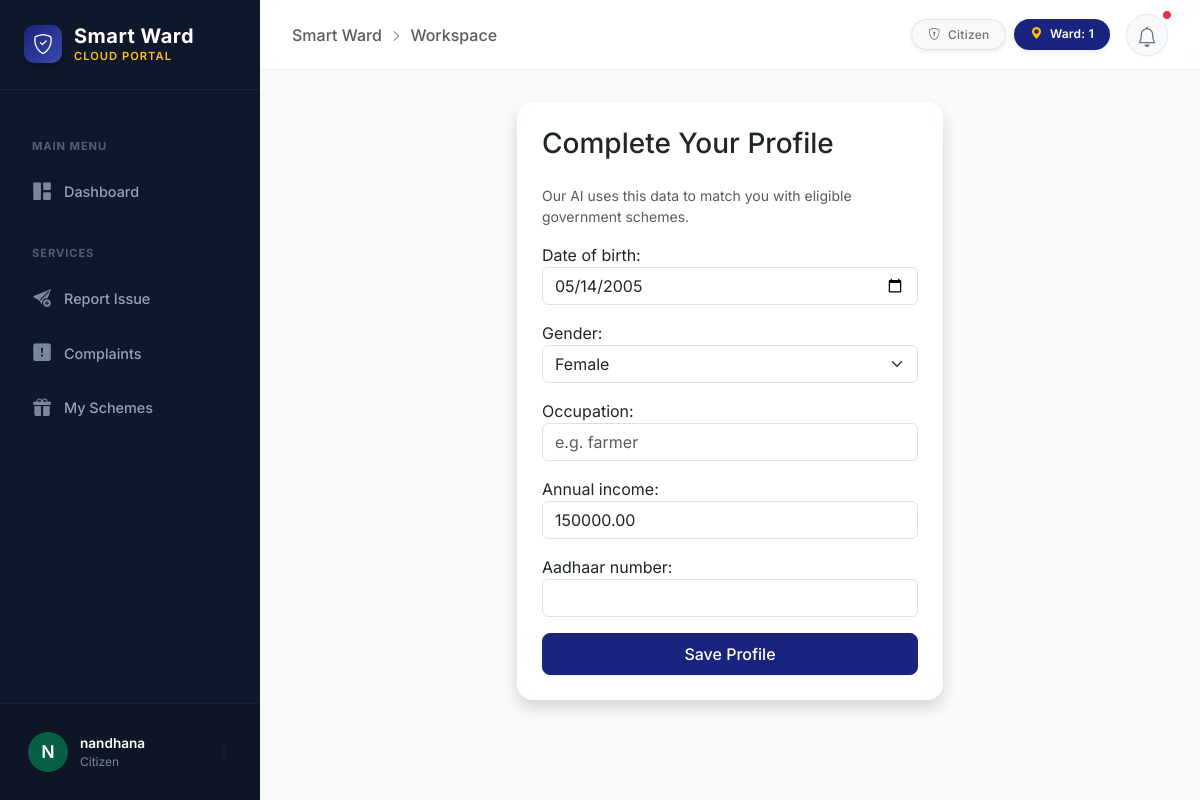
Screenshot of /accounts/update-profile/ (signed in) with the database file from the repository.
### accounts/models.py (models this page shows, shortened)
class User(AbstractUser):
    ROLE_CHOICES = (
        ('citizen', 'Citizen'),
        ('ward_member', 'Ward Member'),
        ('field_worker', 'Field Worker'),
        ('panchayath_admin', 'Panchayath Admin'),
    )
    role = models.CharField(max_length=20, choices=ROLE_CHOICES, default='citizen')
    phone_number = models.CharField(max_length=15, unique=True, null=True, blank=True)
    ward = models.ForeignKey(Ward, on_delete=models.SET_NULL, null=True, blank=True)
    address = models.TextField(blank=True, null=True)
    latitude = models.DecimalField(max_digits=9, decimal_places=6, null=True, blank=True)
    longitude = models.DecimalField(max_digits=9, decimal_places=6, null=True, blank=True)

class Ward(models.Model):
    ward_number = models.PositiveIntegerField(unique=True)
    ward_name = models.CharField(max_length=100)
    description = models.TextField(blank=True, null=True)

class CitizenProfile(models.Model):
    GENDER_CHOICES = (('M', 'Male'), ('F', 'Female'), ('O', 'Other'))
    user = models.OneToOneField(User, on_delete=models.CASCADE, related_name='profile')
    date_of_birth = models.DateField(null=True, blank=True)
    gender = models.CharField(max_length=1, choices=GENDER_CHOICES, null=True, blank=True)
    occupation = models.CharField(max_length=100, null=True, blank=True)
    annual_income = models.DecimalField(max_digits=10, decimal_places=2, null=True, blank=True)
    aadhaar_number = models.CharField(max_length=12, unique=True, null=True, blank=True)

### accounts/views.py (the view)
# urls.py: path('update-profile/', views.update_profile, name='update_profile'),
@login_required
def update_profile(request):
    profile, _ = CitizenProfile.objects.get_or_create(user=request.user)
    if request.method == 'POST':
        form = CitizenProfileForm(request.POST, instance=profile)
        if form.is_valid():
            form.save()
            return redirect('dashboard')
    else:
        form = CitizenProfileForm(instance=profile)
    return render(request, 'accounts/update_profile.html', {'form': form})

### accounts/forms.py
class CitizenProfileForm(forms.ModelForm):
    class Meta:
        model = CitizenProfile
        fields = ['date_of_birth', 'gender', 'occupation', 'annual_income', 'aadhaar_number']
        widgets = {
            'date_of_birth': forms.DateInput(attrs={'type': 'date', 'class': 'form-control'}),
            'gender': forms.Select(attrs={'class': 'form-select'}),
            'occupation': forms.TextInput(attrs={'class': 'form-control', 'placeholder': 'e.g. farmer'}),
            'annual_income': forms.NumberInput(attrs={'class': 'form-control', 'placeholder': 'Annual income in ₹'}),
            'aadhaar_number': forms.TextInput(attrs={'class': 'form-control', 'maxlength': '12'}),
        }

### templates/accounts/update_profile.html (shortened to what this page needs)
        {% extends 'base.html' %}
{% block content %}
<div class="row justify-content-center">
    <div class="col-md-6">
        <div class="card shadow p-4">
            <h3 class="mb-4">Complete Your Profile</h3>
            <p class="text-muted small">Our AI uses this data to match you with eligible government schemes.</p>
            <form method="post">
                {{ form.as_p }}
                <button type="submit" class="btn btn-primary w-100">Save Profile</button>
            </form>
        </div>
    </div>
</div>
{% endblock %}

### templates/base.html (shortened to what this page needs)
<!DOCTYPE html>
<html lang="en">
<head>
    <link href="https://cdn.jsdelivr.net/npm/bootstrap@5.3.2/dist/css/bootstrap.min.css" rel="stylesheet">
    <link rel="stylesheet" href="https://cdn.jsdelivr.net/npm/bootstrap-icons@1.11.1/font/bootstrap-icons.css">
</head>
<body>
    <aside class="sidebar-wrapper" id="sidebar">
        <a href="{% url 'dashboard' %}" class="sidebar-brand">
            <div class="sidebar-brand-icon">
                <i class="bi bi-shield-check"></i>
            </div>
            <div>
                <h5 class="mb-0 fw-bold" style="letter-spacing: 0.5px;">Smart Ward</h5>
                <div
                    style="font-size: 0.7rem; color: var(--brand-accent); font-weight: 600; letter-spacing: 1px; text-transform: uppercase;">
                    Cloud Portal</div>
            </div>
        </a>
        <div class="sidebar-nav">
            <div class="nav-category">Main Menu</div>
            <a href="{% url 'dashboard' %}"
                class="nav-item-link {% if request.resolver_match.url_name == 'dashboard' %}active{% endif %}">
                <i class="bi bi-grid-1x2-fill"></i>
                <span>Dashboard</span>
            </a>
            <div class="nav-category">Services</div>
            {% if user.role == 'citizen' %}
            <a href="{% url 'report_complaint' %}"
                class="nav-item-link {% if request.resolver_match.url_name == 'report_complaint' %}active{% endif %}">
                <i class="bi bi-send-plus-fill"></i>
                <span>Report Issue</span>
            </a>
            {% endif %}
            <a href="{% url 'complaint_list' %}"
                class="nav-item-link {% if 'complaint' in request.path and request.resolver_match.url_name != 'report_complaint' %}active{% endif %}">
                <i class="bi bi-exclamation-square-fill"></i>
                <span>Complaints</span>
            </a>
            {% if user.role == 'citizen' %}
            <a href="{% url 'match_schemes' %}"
                class="nav-item-link {% if 'scheme' in request.path %}active{% endif %}">
                <i class="bi bi-gift-fill"></i>
                <span>My Schemes</span>
            </a>
            {% endif %}
        </div>
        <div class="sidebar-user">
            <div class="dropdown">
                <a href="#" class="user-profile-box" data-bs-toggle="dropdown" aria-expanded="false">
                    <div class="user-avatar">
                        {{ user.username|make_list|first|upper }}
                    </div>
                    <div class="user-info">
                        <p class="user-name">{{ user.username }}</p>
                        <p class="user-role">{{ user.get_role_display }}</p>
                    </div>
                    <i class="bi bi-three-dots-vertical ms-auto text-muted"></i>
                </a>
            </div>
        </div>
    </aside>
    <main class="main-wrapper">
        <nav class="top-navbar">
            <div class="d-flex align-items-center gap-3">
                <div class="d-none d-sm-block text-muted fw-medium fs-6 breadcrumb-like">
                    Smart Ward <i class="bi bi-chevron-right mx-1" style="font-size: 0.75rem;"></i> Workspace
                </div>
            </div>
            <div class="d-flex align-items-center gap-3">
                <div class="d-none d-md-flex gap-2">
                    <span class="badge text-bg-light border px-3 py-2 text-secondary fw-medium shadow-sm">
                        <i class="bi bi-shield-lock me-1"></i> {{ user.get_role_display }}
                    </span>
                    {% if user.ward %}
                    <span class="badge text-bg-primary px-3 py-2 shadow-sm rounded-pill"
                        style="background-color: var(--brand-primary) !important;">
                        <i class="bi bi-geo-alt-fill me-1 text-warning"></i> Ward: {{ user.ward.ward_number }}
                    </span>
                    {% endif %}
                </div>
                <button class="btn btn-light position-relative rounded-circle p-2"
                    style="width: 42px; height: 42px; border: 1px solid #e2e8f0;">
                    <i class="bi bi-bell fs-5 text-secondary"></i>
                    <span
                        class="position-absolute top-0 start-100 translate-middle p-1 bg-danger border border-light rounded-circle">
                    </span>
                </button>
            </div>
        </nav>
        <div class="content-area">
            {% block content %}
            {% endblock %}
        </div>
    </main>
</body>
</html>

### templates/base.html (style rules this page uses)
:root { --brand-primary: #1a237e; --brand-secondary: #065f46; --brand-accent: #fbbf24; --bg-light: #f8fafc; --sidebar-bg: #0f172a; --sidebar-text: #94a3b8; --sidebar-hover-bg: rgba(255, 255, 255, 0.08); --sidebar-hover-text: #f8fafc; --sidebar-active-bg: linear-gradient(90deg, rgba(26, 35, 126, 0.8) 0%, rgba(26, 35, 126, 0) 100%); --sidebar-active-border: #fbbf24; --glass-bg: rgba(255, 255, 255, 0.85); --glass-border: rgba(255, 255, 255, 0.6); --shadow-sm: 0 4px 6px -1px rgba(0, 0, 0, 0.05), 0 2px 4px -1px rgba(0, 0, 0, 0.03); --shadow-md: 0 10px 15px -3px rgba(0, 0, 0, 0.06), 0 4px 6px -2px rgba(0, 0, 0, 0.03); --sidebar-width: 260px; }
body { font-family: 'Inter', sans-serif; background-color: var(--bg-light); color: #334155; -webkit-font-smoothing: antialiased; }
.card { background: var(--glass-bg); backdrop-filter: blur(12px); -webkit-backdrop-filter: blur(12px); border: 1px solid var(--glass-border); border-radius: 1rem; box-shadow: var(--shadow-sm); transition: transform 0.2s ease, box-shadow 0.2s ease; }
.badge { padding: 0.4em 0.8em; font-weight: 600; letter-spacing: 0.02em; border-radius: 50rem; }
.btn { border-radius: 0.5rem; font-weight: 500; padding: 0.5rem 1.25rem; transition: all 0.2s ease-in-out; box-shadow: 0 1px 2px rgba(0, 0, 0, 0.05); }
.btn-primary { background-color: var(--brand-primary); border-color: var(--brand-primary); }
.sidebar-wrapper { position: fixed; top: 0; left: 0; width: var(--sidebar-width); height: 100vh; background-color: var(--sidebar-bg); color: var(--sidebar-text); z-index: 1040; display: flex; flex-direction: column; transition: transform 0.3s ease; }
.sidebar-brand { padding: 1.5rem; display: flex; align-items: center; gap: 0.75rem; color: #fff; text-decoration: none; border-bottom: 1px solid rgba(255, 255, 255, 0.05); }
.sidebar-brand-icon { width: 38px; height: 38px; border-radius: 10px; background: linear-gradient(135deg, var(--brand-primary), #3949ab); display: flex; align-items: center; justify-content: center; font-size: 1.25rem; color: #fff; box-shadow: 0 4px 6px rgba(0, 0, 0, 0.2); }
.sidebar-nav { flex: 1; overflow-y: auto; padding: 1.5rem 1rem; display: flex; flex-direction: column; gap: 0.25rem; }
.nav-item-link { display: flex; align-items: center; gap: 0.75rem; padding: 0.75rem 1rem; color: var(--sidebar-text); text-decoration: none; border-radius: 0.5rem; font-weight: 500; font-size: 0.9rem; transition: all 0.2s ease; position: relative; }
.nav-item-link i { font-size: 1.1rem; width: 20px; text-align: center; opacity: 0.8; transition: transform 0.2s; }
.nav-category { font-size: 0.7rem; text-transform: uppercase; letter-spacing: 0.08em; color: rgba(148, 163, 184, 0.5); font-weight: 700; margin: 1.5rem 0 0.5rem 1rem; }
.sidebar-user { padding: 1.25rem; border-top: 1px solid rgba(255, 255, 255, 0.05); background: rgba(0, 0, 0, 0.1); }
.user-profile-box { display: flex; align-items: center; gap: 0.75rem; text-decoration: none; color: var(--sidebar-text); padding: 0.5rem; border-radius: 0.5rem; transition: background 0.2s; }
.user-avatar { width: 40px; height: 40px; border-radius: 50%; background: var(--brand-secondary); color: #fff; display: flex; align-items: center; justify-content: center; font-weight: 600; font-size: 1.1rem; }
.user-info { flex: 1; min-width: 0; }
.user-name { font-size: 0.85rem; font-weight: 600; color: #fff; white-space: nowrap; overflow: hidden; text-overflow: ellipsis; margin: 0; }
.user-role { font-size: 0.75rem; margin: 0; opacity: 0.8; }
.main-wrapper { margin-left: var(--sidebar-width); min-height: 100vh; display: flex; flex-direction: column; }
.top-navbar { height: 70px; background: var(--glass-bg); backdrop-filter: blur(12px); -webkit-backdrop-filter: blur(12px); border-bottom: 1px solid rgba(0, 0, 0, 0.05); padding: 0 2rem; display: flex; align-items: center; justify-content: space-between; position: sticky; top: 0; z-index: 1030; }
.content-area { flex: 1; padding: 2rem; max-width: 1400px; margin: 0 auto; width: 100%; }

### rows the page displays
User: username|make_list "N", username "nandhana", role "Citizen", ward.ward_number "1"
CitizenProfile: date_of_birth "05/14/2005", gender "Female", annual_income "150000.00"
